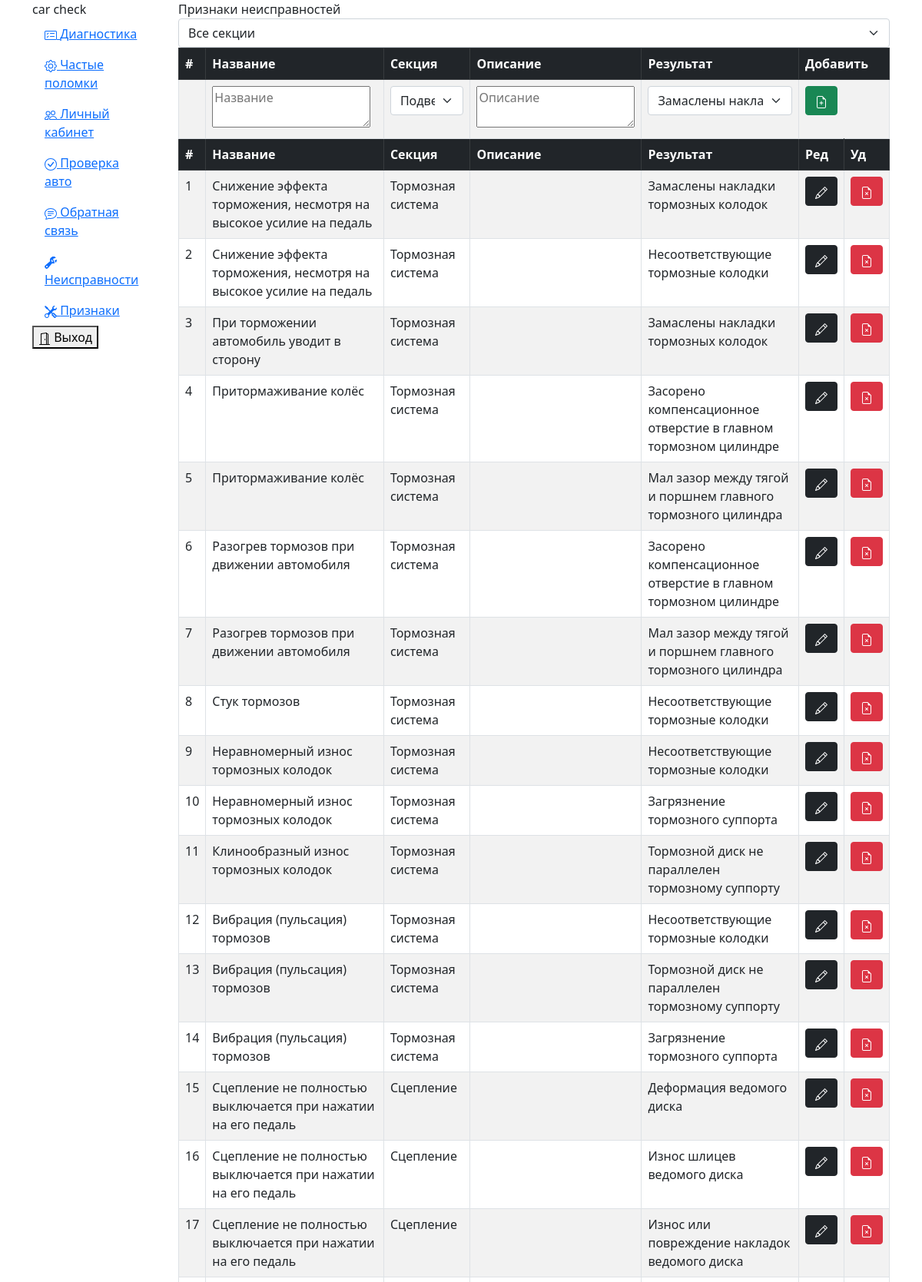
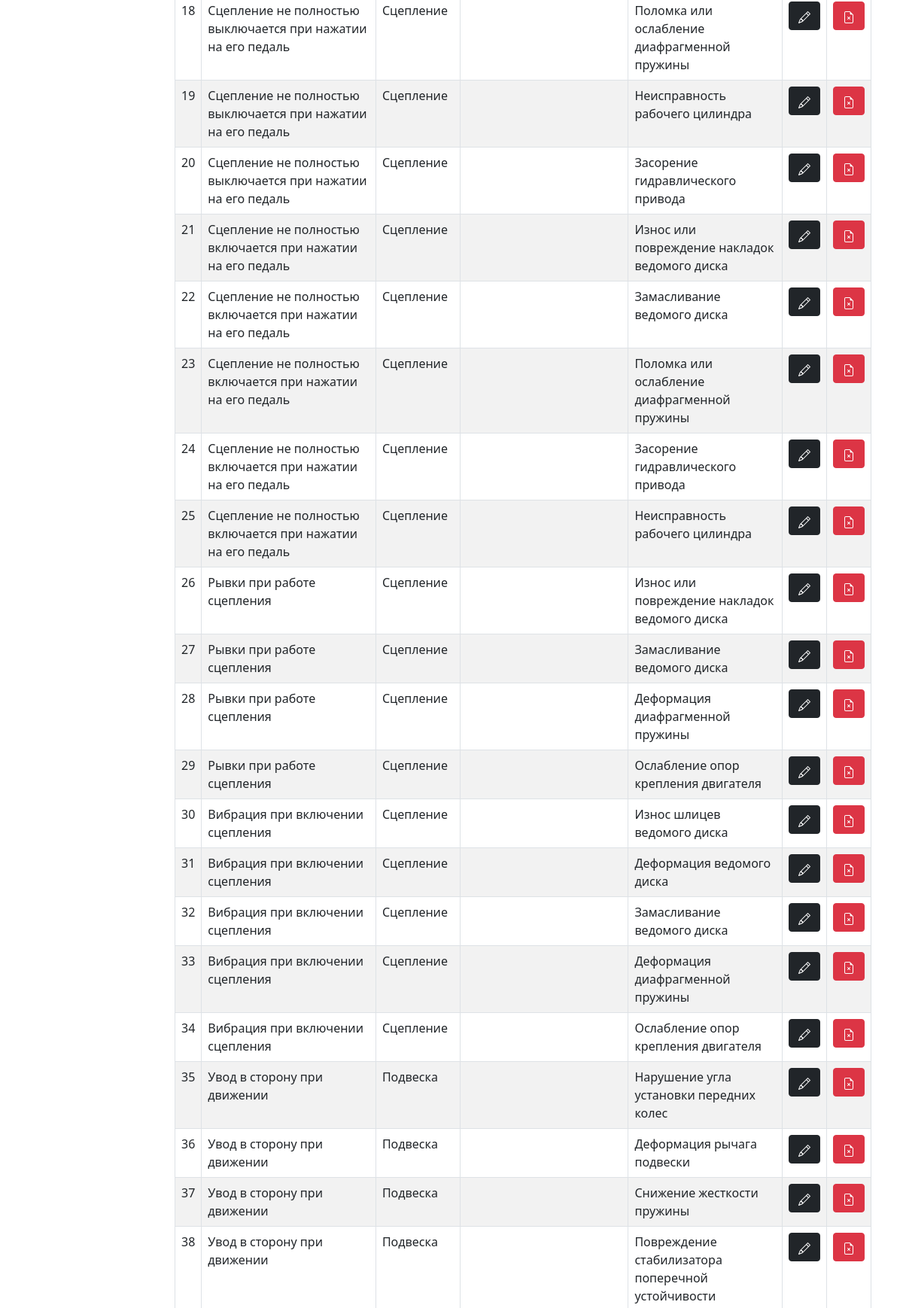
Screenshot of /?page=malfunctions&page-type=signs (signed in, upper part) with the database file from the repository (2 pictures, top to bottom).
### tables this page shows
CREATE TABLE `malfunction_signs` (
  `id` int(11) NOT NULL,
  `section` int(11) NOT NULL,
  `sign` text NOT NULL,
  `description` text NOT NULL,
  `result` int(11) NOT NULL
);

CREATE TABLE `malfunction_sections` (
  `id` int(11) NOT NULL,
  `name` text NOT NULL,
  `description` text NOT NULL
);

### controller/controller.php (called while the page is built, shortened)
<?php
    if ($_COOKIE['user'])
    {
        $USERS = new users();
        $user = $USERS->users();
    }
    if (($_GET['page'] == 'malfunctions') && ($user['status'] == '1'))
    {
        require_once ($_SERVER['DOCUMENT_ROOT']."/method/malfunctions.php");
        $INFO = new malfunctions();
        list($systemData, $sectionList) = $INFO->getInfo($_POST['section-select']);
    }
?>

### method/malfunctions.php (called while the page is built, shortened)
<?php
class malfunctions
{
    private $CRUD;
    private $section;
    function __construct()
    {
        require_once ($_SERVER['DOCUMENT_ROOT']."/method/connection.php");
        $this->CRUD = new connection();
    }
    function getInfo($section = '')
    {
        $result = array();
        if ($_GET['page-type'] == 'malfunctions')
        { $mysqli = $this->CRUD->select("malfunction_results.id, malfunction_results.name, malfunction_results.section as section_id, malfunction_sections.name as section, malfunction_results.description, malfunction_results.recommendation", "malfunction_results, malfunction_sections", "malfunction_sections.id = malfunction_results.section", "", "", "", "", ""); }
        elseif ($_GET['page-type'] == 'signs')
        { $mysqli = $this->CRUD->select("malfunction_signs.id, malfunction_signs.sign as name, malfunction_signs.section as section_id, malfunction_sections.name as section, malfunction_signs.description, malfunction_signs.result as result_id, malfunction_results.name as result", "malfunction_signs, malfunction_results, malfunction_sections", " malfunction_sections.id = malfunction_signs.section AND malfunction_signs.result = malfunction_results.id", "", "", "", "", ""); }
        if ($mysqli != '')
        {
            $count = 0;
            while ($array = mysqli_fetch_array($mysqli))
            {
                $this->section[$array['section_id']] = $array['section'];
                if (($section == '') || (!is_numeric($section)) || ($section == $array['section_id']))
                {
                    $result[$count]['name'] = $array['name'];
                    $result[$count]['section'] = $array['section'];
                    $result[$count]['description'] = $array['description'];
                    if ($_GET['page-type'] == 'malfunctions') { $result[$count]['recommendation'] = $array['recommendation']; }
                    elseif ($_GET['page-type'] == 'signs')
                    {
                        $result[$count]['result']['id'] = $array['result_id'];
                        $result[$count]['result']['name'] = $array['result'];
                    }
                    $result[$count]['id'] = $array['id'];
                    $count++;
                }
            }
            asort($this->section);
        }
        return array($result, $this->section);
    }
}

### method/connection.php (called while the page is built, shortened)
<?php
    class connection
    {
        public $mysqli;
        function __construct()
        {
            $connection = parse_ini_file($_SERVER['DOCUMENT_ROOT']."/sys/connection.ini");
            $mysqli = $this->mysqli = new mysqli("{$connection['hostname']}","{$connection['username']}","{$connection['password']}","{$connection['database']}");
        }
        function select($value, $table, $where = '1', $groupBy = '', $having = '', $order = '', $limit = '',  $report = '0')
        {
            $result = $this->mysqli->query("SELECT {$value} FROM {$table} WHERE {$where} {$groupBy} {$having} {$order} {$limit};");
            return $result;
        }
    }
?>

### view/malfunctions.php (the view, shortened to what this page needs)
<?php
    if ($_GET['page-type'] == 'malfunctions') { $cellValue = 'Рекомендации'; }
    elseif ($_GET['page-type'] == 'signs') { $cellValue = 'Результат'; }
?>
<div class = 'malfunctions'>
        <div class = 'row'>
            <div class = 'col'>
                <div class = 'select-div'>
                    <form method = "post">
                        <select class = 'form-select' name = 'section-select' onchange = 'form.submit()'>
                            <option>Все секции</option>
                        </select>
                    </form>
                </div>
            </div>
        </div>
        <div class = 'row'>
            <div class = 'col'>
                <table class = 'table table-bordered table-striped table-hover'>
                    <thead class = 'table-dark'>
                        <tr>
                            <th>#</th>
                            <th>Название</th>
                            <th>Секция</th>
                            <th>Описание</th>
                            <th><?= $cellValue ?></th>
                            <th colspan = '2'>Добавить</th>
                        </tr>
                    </thead>
                    <tbody>
                    <form method = "post">
                        <tr>
                            <th></th>
                            <th><textarea name = 'name' placeholder = 'Название'></textarea></th>
                            <th>
                                <select class = 'form-select' name = 'section'>
                                    <?php foreach ($sectionList as $key => $value) { ?>
                                    <option <?= $selected[$key] ?> value = '<?= $key ?>'><?= $value ?></option>
                                    <?php } ?>
                                </select>
                            </th>
                            <th><textarea name = 'description' placeholder = 'Описание'></textarea></th>
                            <th>
                                <?php if ($_GET['page-type'] == 'malfunctions') { ?>
                                <textarea name = 'recommendation' placeholder = 'Рекомендации'></textarea>
                                <?php } elseif ($_GET['page-type'] == 'signs') { ?>
                                    <select class = 'form-select' name = 'result'>
                                        <?php foreach ($systemData as $key0 => $value0) { ?>
                                            <option value = '<?= $value0['result']['id'] ?>'><?= $value0['result']['name'] ?></option>
                                        <?php } ?>
                                    </select>
                                <?php } ?>
                            </th>
                            <th colspan = '2'>
                                <button type = 'submit' name = 'data-add' class = 'btn btn-success'>
                                </button>
                            </th>
                        </tr>
                    </form>
                    <tr class = 'table-dark'>
                        <th>#</th>
                        <th>Название</th>
                        <th>Секция</th>
                        <th>Описание</th>
                        <th><?= $cellValue ?></th>
                        <th>Ред</th>
                        <th>Уд</th>
                    </tr>
                    <?php if ($systemData != '') { $count = 0; foreach ($systemData as $key => $value)
                    { $count++; if (($_POST['hid'] == $value['id']) && (!isset($_POST['data-update']))) { $editActive[$key] = true; } ?>
                    <tr>
                        <form method = "post">
                            <td class = 'count'><?= $count ?></td>
                            <?php foreach ($value as $key2 => $value2) { if ($key2 != 'id') { ?>
                            <td>
                                <?php if (($key2 != 'count') && ($editActive[$key] == true)) { if (($key2 != 'section') && ($key2 != 'result')) { ?>
                                <textarea name = '<?= $key2 ?>'><?= $value2 ?></textarea>
                                <?php } else { if ($key2 == 'section') { ?>
                                <select class = 'form-select' name = 'section'>
                                    <?php foreach ($sectionList as $key0 => $value0) { if ($value2 == $value0) { $selected[$key0] = 'selected'; } ?>
                                     <option <?= $selected[$key0] ?> value = '<?= $key0 ?>'><?= $value0 ?></option>
                                    <?php } ?>
                                </select>
                                <?php } elseif ($key2 == 'result') { ?>
                                <select class = 'form-select' name = 'result'>
                                    <?php foreach ($systemData as $key0 => $value0) {  if ($value['result']['id'] == $value0['result']['id']) { $selectedResult[$key0] = 'selected'; }  ?>
                                    <option <?= $selectedResult[$key0] ?> value = '<?= $value0['result']['id'] ?>'><?= $value0['result']['name'] ?></option>
                                <?php } ?>
                                </select>
                                <?php } } } else
                                {
                                    if ($key2 == 'result') { $value2 = $value2['name']; }
                                    echo $value2;
                                } ?>
                            </td>
                            <?php } else {
                                if ($editActive[$key] == false)
                                { $btn[$key]['bg'] = 'btn-dark'; $btn[$key]['name'] = ''; $btn[$key]['del'] = ''; }
                                else { $btn[$key]['bg'] = 'btn-success'; $btn[$key]['name'] = 'data-update'; $btn[$key]['del'] = 'btn-danger-active'; } ?>
                            <td>
                                <button type = 'submit' name = '<?= $btn[$key]['name'] ?>' class = 'btn <?= $btn[$key]['bg'] ?>'>
                                </button>
                            </td>
                            <td>
                                <button type = 'submit' name = 'data-del' class = 'btn btn-danger <?= $btn[$key]['del'] ?>'>
                                </button>
                            </td>
                            <?php } } ?>
                        </form>
                    </tr>
                    <?php } } ?>
                    </tbody>
                </table>
            </div>
        </div>
</div>

### rows the page displays
malfunction_signs: sign "Снижение эффекта торможения, несмотря на высокое усилие на педаль", malfunction_sections.name "Тормозная система", value2 "Несоответствующие тормозные колодки"
malfunction_signs: sign "При торможении автомобиль уводит в сторону", malfunction_sections.name "Тормозная система", value2 "Замаслены накладки тормозных колодок"
malfunction_signs: sign "Притормаживание колёс", malfunction_sections.name "Тормозная система", value2 "Мал зазор между тягой и поршнем главного тормозного цилиндра"
malfunction_signs: sign "Разогрев тормозов при движении автомобиля", malfunction_sections.name "Тормозная система", value2 "Засорено компенсационное отверстие в главном тормозном цилиндре"
malfunction_signs: sign "Разогрев тормозов при движении автомобиля", malfunction_sections.name "Тормозная система", value2 "Мал зазор между тягой и поршнем главного тормозного цилиндра"
malfunction_signs: sign "Стук тормозов", malfunction_sections.name "Тормозная система", value2 "Несоответствующие тормозные колодки"
malfunction_signs: sign "Неравномерный износ тормозных колодок", malfunction_sections.name "Тормозная система", value2 "Несоответствующие тормозные колодки"
malfunction_signs: sign "Неравномерный износ тормозных колодок", malfunction_sections.name "Тормозная система", value2 "Загрязнение тормозного суппорта"
malfunction_signs: sign "Клинообразный износ тормозных колодок", malfunction_sections.name "Тормозная система", value2 "Тормозной диск не параллелен тормозному суппорту"
malfunction_signs: sign "Вибрация (пульсация) тормозов", malfunction_sections.name "Тормозная система", value2 "Несоответствующие тормозные колодки"
malfunction_signs: sign "Вибрация (пульсация) тормозов", malfunction_sections.name "Тормозная система", value2 "Тормозной диск не параллелен тормозному суппорту"
malfunction_signs: sign "Вибрация (пульсация) тормозов", malfunction_sections.name "Тормозная система", value2 "Загрязнение тормозного суппорта"
malfunction_signs: sign "Сцепление не полностью выключается при нажатии на его педаль", malfunction_sections.name "Сцепление", value2 "Деформация ведомого диска"
malfunction_signs: sign "Сцепление не полностью выключается при нажатии на его педаль", malfunction_sections.name "Сцепление", value2 "Износ шлицев ведомого диска"
malfunction_signs: sign "Сцепление не полностью выключается при нажатии на его педаль", malfunction_sections.name "Сцепление", value2 "Износ или повреждение накладок ведомого диска"
malfunction_signs: sign "Сцепление не полностью выключается при нажатии на его педаль", malfunction_sections.name "Сцепление", value2 "Поломка или ослабление диафрагменной пружины"
malfunction_signs: sign "Сцепление не полностью выключается при нажатии на его педаль", malfunction_sections.name "Сцепление", value2 "Неисправность рабочего цилиндра"
malfunction_signs: sign "Сцепление не полностью выключается при нажатии на его педаль", malfunction_sections.name "Сцепление", value2 "Засорение гидравлического привода"
malfunction_signs: sign "Сцепление не полностью включается при нажатии на его педаль", malfunction_sections.name "Сцепление", value2 "Износ или повреждение накладок ведомого диска"
malfunction_signs: sign "Сцепление не полностью включается при нажатии на его педаль", malfunction_sections.name "Сцепление", value2 "Замасливание ведомого диска"
malfunction_signs: sign "Сцепление не полностью включается при нажатии на его педаль", malfunction_sections.name "Сцепление", value2 "Поломка или ослабление диафрагменной пружины"
malfunction_signs: sign "Сцепление не полностью включается при нажатии на его педаль", malfunction_sections.name "Сцепление", value2 "Засорение гидравлического привода"
malfunction_signs: sign "Сцепление не полностью включается при нажатии на его педаль", malfunction_sections.name "Сцепление", value2 "Неисправность рабочего цилиндра"
malfunction_signs: sign "Рывки при работе сцепления", malfunction_sections.name "Сцепление", value2 "Износ или повреждение накладок ведомого диска"
malfunction_signs: sign "Рывки при работе сцепления", malfunction_sections.name "Сцепление", value2 "Замасливание ведомого диска"
malfunction_signs: sign "Рывки при работе сцепления", malfunction_sections.name "Сцепление", value2 "Деформация диафрагменной пружины"
malfunction_signs: sign "Рывки при работе сцепления", malfunction_sections.name "Сцепление", value2 "Ослабление опор крепления двигателя"
malfunction_signs: sign "Вибрация при включении сцепления", malfunction_sections.name "Сцепление", value2 "Износ шлицев ведомого диска"
malfunction_signs: sign "Вибрация при включении сцепления", malfunction_sections.name "Сцепление", value2 "Деформация ведомого диска"
malfunction_signs: sign "Вибрация при включении сцепления", malfunction_sections.name "Сцепление", value2 "Замасливание ведомого диска"
malfunction_signs: sign "Вибрация при включении сцепления", malfunction_sections.name "Сцепление", value2 "Деформация диафрагменной пружины"
malfunction_signs: sign "Вибрация при включении сцепления", malfunction_sections.name "Сцепление", value2 "Ослабление опор крепления двигателя"
malfunction_signs: sign "Увод в сторону при движении", malfunction_sections.name "Подвеска", value2 "Нарушение угла установки передних колес"
malfunction_signs: sign "Увод в сторону при движении", malfunction_sections.name "Подвеска", value2 "Деформация рычага подвески"
malfunction_signs: sign "Увод в сторону при движении", malfunction_sections.name "Подвеска", value2 "Снижение жесткости пружины"
malfunction_signs: sign "Увод в сторону при движении", malfunction_sections.name "Подвеска", value2 "Повреждение стабилизатора поперечной устойчивости"

### other values shown
$title "Признаки неисправностей"
$cellValue "Результат"
$value2 "Снижение эффекта торможения, несмотря на высокое усилие на педаль"
$value2 "Тормозная система"
$value2 "Замаслены накладки тормозных колодок"
$value2 "Притормаживание колёс"
$value2 "Засорено компенсационное отверстие в главном тормозном цилиндре"
form field section "Подвеска"
form field result "Замаслены накладки тормозных колодок"
